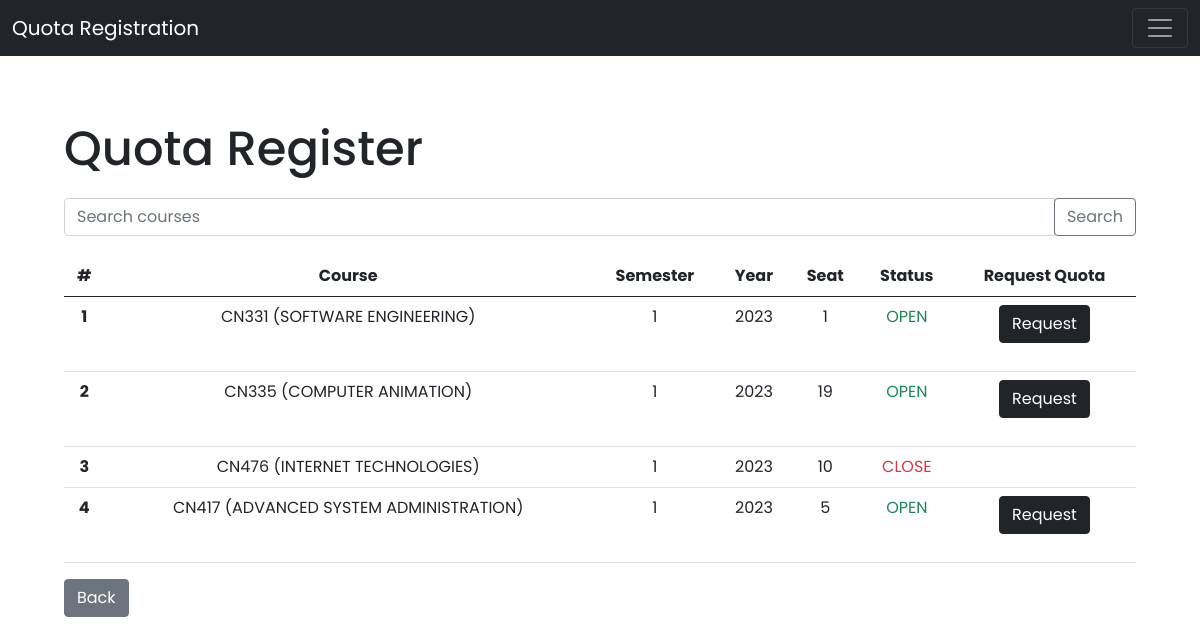
The page /courses/register/ (signed in) on the database as committed earlier.
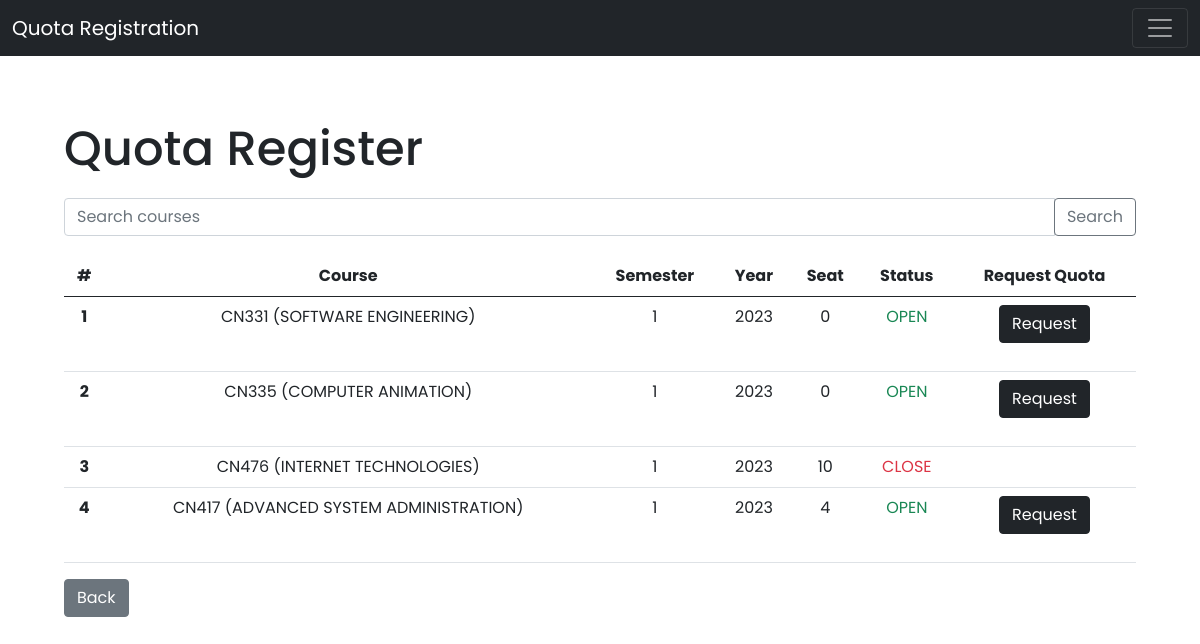
The same page on the database as committed later.
### courses/models.py (models this page shows, shortened)
class Course(models.Model):
    course_id = models.CharField(max_length=10, unique=True)
    course_name = models.CharField(max_length=60, unique=True)
    semester = models.IntegerField()
    year = models.IntegerField()
    seat = models.IntegerField()
    course_open = models.BooleanField(default=True)

### courses/views.py (the view)
# urls.py: path('register/', views.register, name='register'),
def register(request):
    search_query = request.GET.get('search', '')
    courses = Course.objects.filter(course_name__icontains=search_query) | Course.objects.filter(course_id__icontains=search_query)
    context = { 'courses': courses }
    if not request.user.is_authenticated:
        return HttpResponseRedirect(reverse('login'))
    return render(request, 'courses/register.html', context)

### courses/templates/courses/register.html (shortened to what this page needs)
{% extends 'students/layout.html' %}
{% block body %}
<div class="register-body">
    <h2>Quota Register</h2>
    <form method="get" action="{% url 'register' %}">
        <div class="input-group mb-3">
            <input type="text" class="form-control" name="search" placeholder="Search courses">
            <div class="input-group-append">
                <button class="btn btn-outline-secondary" type="submit">Search</button>
            </div>
        </div>
    </form>
    <table class="table table-hover">
        <thead>
            <tr>
                <th scope="col">#</th>
                <th scope="col">Course</th>
                <th scope="col">Semester</th>
                <th scope="col">Year</th>
                <th scope="col">Seat</th>
                <th scope="col">Status</th>
                <th scope="col">Request Quota</th>
            </tr>
        </thead>
        <tbody>
            {% for course in courses %}
            <tr>
                <th scope="row">{{ forloop.counter }}</th>
                <td>{{ course.course_id }} ({{ course.course_name }})</td>
                <td>{{ course.semester }}</td>
                <td>{{ course.year }}</td>
                <td>{{ course.seat }}</td>
                {% if course.course_open %}
                <td class="text-success">OPEN</td>
                {% else %}
                <td class="text-danger">CLOSE</td>
                {% endif %}
                <td>
                    {% if course.course_open %}
                    <form method="post" action="{% url 'request_quota' course.id %}">
                        <button class="btn btn-dark register-button" type="submit">Request</button>
                    </form>
                    {% endif %}
                </td>
            </tr>
            {% endfor %}
        </tbody>
    </table>
    <a class="btn btn-secondary" href="{% url 'home' %}">Back</a>
</div>
{% endblock %}

### students/templates/students/layout.html (shortened to what this page needs)
{% load static %}
<!DOCTYPE html>
<html lang="en">
<head>
    <link href="https://cdn.jsdelivr.net/npm/bootstrap@5.0.2/dist/css/bootstrap.min.css" rel="stylesheet"
>
    <link rel="stylesheet" href="https://cdnjs.cloudflare.com/ajax/libs/font-awesome/6.4.2/css/all.min.css"
 />
    <link rel="stylesheet" href="{% static 'students/style.css' %}">
</head>
<body>
    <nav class="navbar navbar-dark bg-dark">
        <div class="container-fluid">
            <a class="navbar-brand" href="{% url 'home' %}">Quota Registration</a>
            <button class="navbar-toggler" type="button" data-bs-toggle="collapse" data-bs-target="#navbarNav"
                aria-controls="navbarNav" aria-expanded="false" aria-label="Toggle navigation">
                <span class="navbar-toggler-icon"></span>
            </button>
        </div>
    </nav>
    {% block body %}
    {% endblock %}
</body>
</html>

### students/static/students/style.css (style rules this page uses)
* { font-family: 'Poppins', sans-serif; }
h2 { font-size: 48px; }
table { text-align: center; max-width: 100%; }
.register-body { display: block; justify-content: center; margin: 4rem; }
.register-body h2 { margin-bottom: 20px; }
.register-body form { margin-bottom: 20px; }

Rows that differ between the two databases and show on the page:
changed Course "CN331": seat "1" → "0"
changed Course "CN335": seat "19" → "0"
changed Course "CN417": seat "5" → "4"
